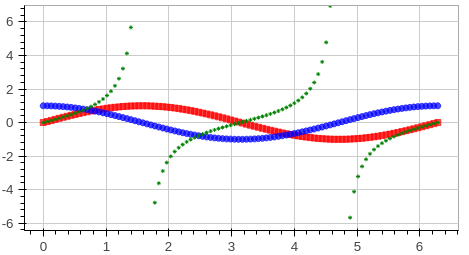

Here is the Julia script that generated this plot:
using Bokeh

Bokeh.includejs(true)  # this is required as these files will be published online
plotfile("simple_glyphs.html")

x = linspace(0, 2pi)
y1 = sin(x)
y2 = cos(x)
y3 = tan(x)
plot([y1 y2 y3]) # since we haven't passed x this would use the range 1:50

plot(x, [y1 y2 y3], "rs|bo|g*")
showplot()
